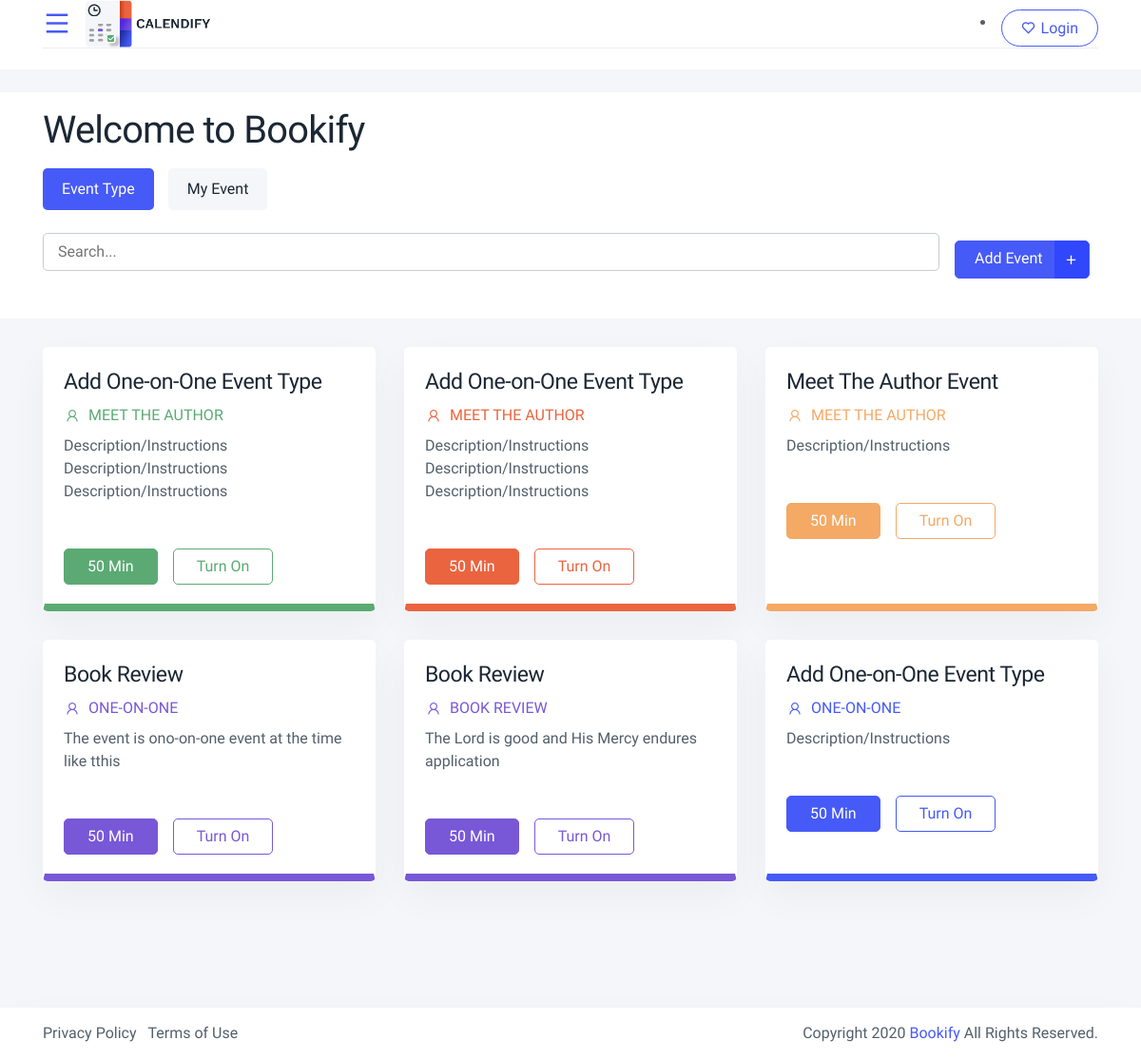
/dashboard, run on the app's committed database.
### app/models.py (models this page shows, shortened)
class Event(db.Model):
    __tablename__ = 'events'
    id = db.Column(db.Integer, primary_key=True)
    event_name = db.Column(db.String(100), nullable=False)
    location = db.Column(db.String(100))
    description = db.Column(db.Text)
    event_link = db.Column(db.String(200), nullable=False)
    event_date = db.Column(db.DateTime)
    created_at = db.Column(db.DateTime, default=datetime.utcnow)
    user_id = db.Column(db.Integer, db.ForeignKey('users.id'), nullable=False)
    event_group_id = db.Column(db.Integer, db.ForeignKey('event_groups.id'))

class EventGroup(db.Model):
    __tablename__ = 'event_groups'
    id = db.Column(db.Integer, primary_key=True)
    name = db.Column(db.String(100), nullable=False)
    description = db.Column(db.Text)
    created_at = db.Column(db.DateTime, default=datetime.utcnow)
    events = db.relationship('Event', backref='event_group', lazy=True)

### app/main/views.py (the view)
@bp.route('/dashboard')
def homepage():
    all_event = Event.query.all()
    array_colors = ['info', 'danger', 'success', 'warning', 'primary']
    return render_template('home/home.html', all_event=all_event, array_colors=array_colors)

### app/templates/home/home.html (shortened to what this page needs)
﻿{% extends "header.html" %}
{% block body %}
      <div class="content-page">
    <div class="content-top">
        <div class="container">
            <div class="row">
                <div class="col-lg-12 mb-3">
                    <div class="d-flex align-items-center justify-content-between">
                        <div class="navbar-breadcrumb">
                        <h1 class="mb-1">{{ 'My Bookify' if current_user.is_authenticated else 'Welcome to Bookify' }}</h1>
                        </div>
                    </div>
                </div>
                <div class="col-lg-10 col-md-8">
                    <ul class="d-flex nav nav-pills mb-4 text-center event-tab" id="event-pills-tab" role="tablist">
                        <li class="nav-item">
                            <a id="view-btn" class="nav-link active show" data-toggle="pill" href="#event1" data-extra="#search-with-button" role="tab" aria-selected="true">Event Type</a>
                        </li>
                        <li class="nav-item">
                            <a id="view-schedule" class="nav-link" data-toggle="pill" href="#event2" data-extra="#view-event" role="tab" aria-selected="false">My Event</a>
                        </li>
                    </ul>
                </div>
            </div>
            <div class="tab-extra active" id="search-with-button">
                <div class="d-flex flex-wrap align-items-center mb-4">
                    <div class="iq-search-bar search-device mb-0 pr-3">
                        <form action="#" class="searchbox">
                            <input type="text" class="text search-input" placeholder="Search...">
                        </form>
                    </div>
                    <div class="float-sm-right"><a href="/new-event" class="btn btn-primary pr-5 position-relative" style="height: 40px;">Add Event<span class="event-add-btn" style="height: 40px;"><i class="ri-add-line"></i></span></a></div>
                </div>
            </div>
        </div>
    </div>
    <div class="container">
        <div class="row">
            <div class="col-lg-12">
                <div class="event-content">
                    <div id="event1" class="tab-pane fade active show">
                        <div class="row">
                        {% if all_event %}
                        {% for event in all_event %}
                            <div class="col-lg-4 col-md-6">
                                <div class="card card-block card-stretch card-height">
                                 {% set random_color = array_colors|random %}
                                    <div class="card-body rounded event-detail event-detail-{{random_color}}">
                                        <div class="d-flex align-items-top justify-content-between">
                                            <div>
                                                <h4 class="mb-2 mr-4">{{event.event_name}}</h4>
                                                <p class="mb-2 text-{{random_color}} font-weight-500 text-uppercase"><i class="las la-user pr-2"></i>{{event.event_group.name }}</p>
                                                <p class="mb-4 card-description">{{event.description }}</p>
                                                <div class="d-flex align-items-center pt-4">
                                                    <a href="#" class="btn btn-{{random_color}} mr-3 px-xl-4">50 Min</a>
                                                    <a href="#" class="btn btn-outline-{{random_color}} turn-on px-xl-4">Turn On</a>
                                                </div>
                                            </div>
                                        </div>
                                    </div>
                                </div>
                            </div>
                            {% endfor %}
                            {% else %}
                            <p> No event data yet</p>
                            {% endif %}
                        </div>
                    </div>
                </div>
            </div>
        </div>
    </div>
      </div>
   {% endblock %}

### data on the page
Event: event_name "Add One-on-One Event Type", event_group.name "MEET THE AUTHOR", description "Description/Instructions Description/Instructions Description/Instructions"
Event: event_name "Add One-on-One Event Type", event_group.name "MEET THE AUTHOR", description "Description/Instructions Description/Instructions Description/Instructions"
Event: event_name "Meet The Author Event", event_group.name "MEET THE AUTHOR", description "Description/Instructions"
Event: event_name "Book Review", event_group.name "ONE-ON-ONE", description "The event is ono-on-one event at the time like tthis"
Event: event_name "Book Review", event_group.name "BOOK REVIEW", description "The Lord is good and His Mercy endures application"
Event: event_name "Add One-on-One Event Type", event_group.name "ONE-ON-ONE", description "Description/Instructions"
